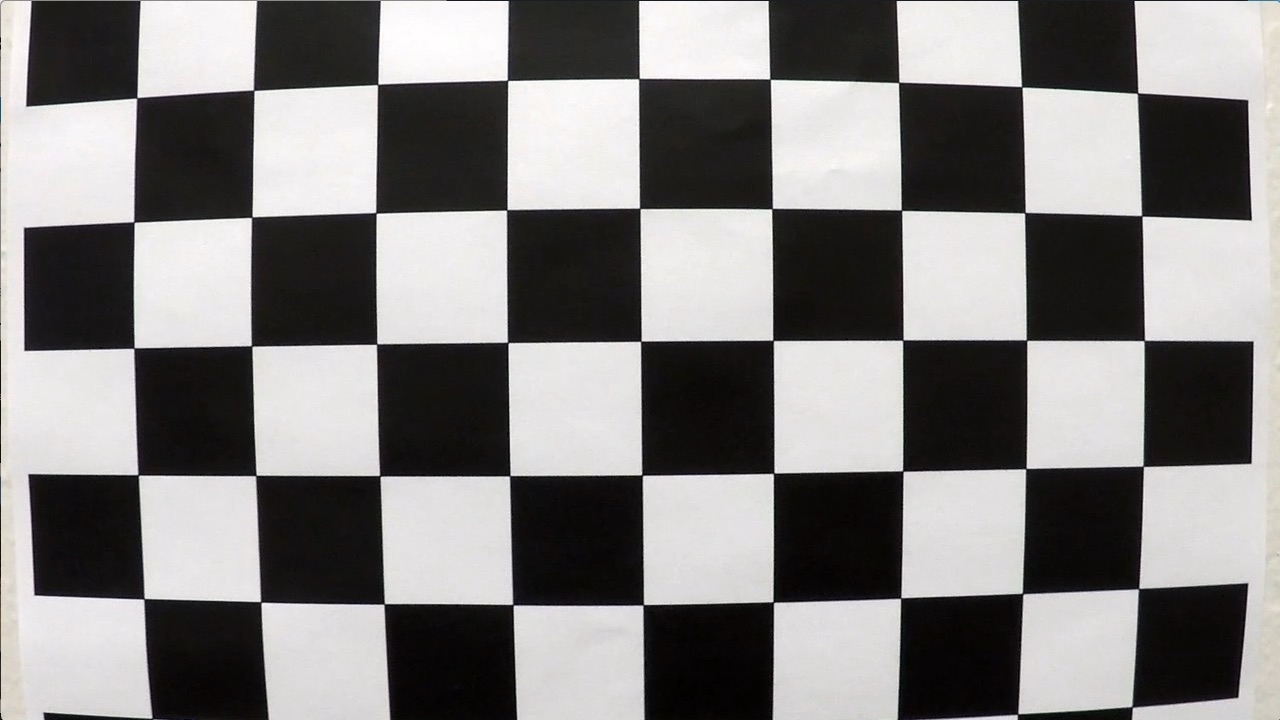
#> input picture camera_cal/calibration1.jpg, 1280 x 720 px
$ python main.py
#> lines starting #> are read from the running program, lines starting #| are printed output that depends on the picture; after the words box and inside, x2 and y2 are one past the last pixel; in counts of white or black regions, pixels touching at a corner belong together; long printed decimals are rounded
### src/methods.py
import cv2
import numpy as np
import glob

def CameraCalibration(chessRows, chessCols, chessFolderPath):
    # Define the chess board rows and columns
#> called with chessRows = 6, chessCols = 9, chessFolderPath = '../camera_cal/calibration*.jpg'
    rows = chessRows
    cols = chessCols

    # Set the termination criteria for the corner sub-pixel algorithm
    criteria = (cv2.TERM_CRITERIA_MAX_ITER + cv2.TERM_CRITERIA_EPS, 30, 0.001)

    # Prepare the object points: (0,0,0), (1,0,0), (2,0,0), ..., (6,5,0). They are the same for all images
    objectPoints = np.zeros((rows * cols, 3), np.float32)
    objectPoints[:, :2] = np.mgrid[0:rows, 0:cols].T.reshape(-1, 2)

    # Create the arrays to store the object points and the image points
    objectPointsArray = []
    imgPointsArray = []

    # Loop over the image files
    for path in glob.glob(chessFolderPath):
        # Load the image and convert it to gray scale
        img = cv2.imread(path)
#> img is the input picture: shape (720, 1280, 3); mean B, G, R 127.8, 128.4, 130.1
        gray = cv2.cvtColor(img, cv2.COLOR_BGR2GRAY)

        # Find the chess board corners
        ret, corners = cv2.findChessboardCorners(gray, (rows, cols), None)
#> ret = False; corners = None

        # Make sure the chess board pattern was found in the image
        if ret:
            # Refine the corner position
            corners = cv2.cornerSubPix(gray, corners, (11, 11), (-1, -1), criteria)

            # Add the object points and the image points to the arrays
            objectPointsArray.append(objectPoints)
            imgPointsArray.append(corners)

    # Calibrate the camera and save the results
    ret, mtx, dist, rvecs, tvecs = cv2.calibrateCamera(objectPointsArray, imgPointsArray, gray.shape[::-1], None, None)
#> ret = 0.526; mtx = [[1056.3, 0, 657], [0, 1070.1, 272.7], [0, 0, 1]]; dist = [[-0.364, 1.04, 0.0172, 0.00364, -1.8]]; rvecs = ([0.495, 0.194, -1.5], [-0.355, 0.322, -1.57]); tvecs = ([-2.31, 5.71, 20], [-16.95, 4.73, 29.81])

    # Find Camera Calibration error
    calibrationError = 0

    for i in range(len(objectPointsArray)):
        imgPoints, _ = cv2.projectPoints(objectPointsArray[i], rvecs[i], tvecs[i], mtx, dist)
        calibrationError += cv2.norm(imgPointsArray[i], imgPoints, cv2.NORM_L2) / len(imgPoints)
#> this loop made 2 passes
#> calibrationError on passes 1 to 2: 0.0596, 0.142
#> after the loop, calibrationError = 0.142

    calibrationError = calibrationError / len(objectPointsArray)
#> calibrationError = 0.0708

    return mtx, dist, calibrationError


def ImageUndistort(img, mtx, dist):
    # Load one of the test images
    h, w = img.shape[:2]
    # Obtain the new camera matrix and undistort the image
    newCameraMtx, roi = cv2.getOptimalNewCameraMatrix(mtx, dist, (w, h), 0, (w, h))
    undistortedImg = cv2.undistort(img, mtx, dist, None, newCameraMtx)
    return undistortedImg


# [12 lines left out: function RegionOfInterest, not called in this run]


def FilterByColor(inputImg):
    inputImgHSV = cv2.cvtColor(inputImg, cv2.COLOR_BGR2HSV)

    #filter by white color
    lower_white = np.array([0, 0, 200])
    upper_white = np.array([255, 255, 255])
    whiteMask = cv2.inRange(inputImgHSV, lower_white, upper_white)

    #filter by yellow color
    lower_yellow = np.array([10, 50, 100])
    upper_yellow = np.array([60, 255, 255])
    yellowMask = cv2.inRange(inputImg, lower_yellow, upper_yellow)

    mask = whiteMask + yellowMask
    output = cv2.bitwise_and(inputImg, inputImg, mask = mask)

    # cv2.imshow('output', output)
    # cv2.waitKey(0)

    return output, mask

def Warper(img, src, dst):
    # Compute and apply perpective transform
    imgSize = (img.shape[1], img.shape[0])
    M = cv2.getPerspectiveTransform(np.float32(src), np.float32(dst))
    warped = cv2.warpPerspective(img, M, imgSize, flags=cv2.INTER_NEAREST)  # keep same size as input image
    return warped


def GetCurve(img, leftx, rightx):
    ploty = np.linspace(0, img.shape[0]-1, img.shape[0])
    y_eval = np.max(ploty)
    ym_per_pix = 30.5/720 # meters per pixel in y dimension
    xm_per_pix = 3.7/720 # meters per pixel in x dimension

    # Fit new polynomials to x,y in world space
    left_fit_cr = np.polyfit(ploty*ym_per_pix, leftx*xm_per_pix, 2)
    right_fit_cr = np.polyfit(ploty*ym_per_pix, rightx*xm_per_pix, 2)
    # Calculate the new radii of curvature
    left_curverad = ((1 + (2*left_fit_cr[0]*y_eval*ym_per_pix + left_fit_cr[1])**2)**1.5) / np.absolute(2*left_fit_cr[0])
    right_curverad = ((1 + (2*right_fit_cr[0]*y_eval*ym_per_pix + right_fit_cr[1])**2)**1.5) / np.absolute(2*right_fit_cr[0])

    car_pos = img.shape[1]/2
    l_fit_x_int = left_fit_cr[0]*img.shape[0]**2 + left_fit_cr[1]*img.shape[0] + left_fit_cr[2]
    r_fit_x_int = right_fit_cr[0]*img.shape[0]**2 + right_fit_cr[1]*img.shape[0] + right_fit_cr[2]
    lane_center_position = (r_fit_x_int + l_fit_x_int) /2
    center = (car_pos - lane_center_position) * xm_per_pix / 10
    # Now our radius of curvature is in meters
    return (left_curverad, right_curverad, center)

def PeakHistogram(inputImg):
    # Histogram Peak Detection
    hist = np.sum(inputImg[inputImg.shape[0]//2:,:], axis=0)
    midpoint = int(hist.shape[0]/2)
    leftx_base = np.argmax(hist[:midpoint])
    rightx_base = np.argmax(hist[midpoint:]) + midpoint

    # Create a blank image to plot the histogram
    histogram_image = np.zeros((inputImg.shape[0], inputImg.shape[1], 3), dtype=np.uint8)
    # Normalize the histogram to fit in the image height
    hist_normalized = np.uint8(hist / hist.max() * histogram_image.shape[0])
    # Plot the histogram on the image
    for i, hist_val in enumerate(hist_normalized):
        cv2.line(histogram_image, (i, histogram_image.shape[0]), (i, histogram_image.shape[0] - hist_val), (255, 255, 255))
    return hist, leftx_base, rightx_base, histogram_image

### src/main.py
import cv2
import numpy as np
import glob
import matplotlib.pyplot as plt

import methods

cameraCalibrationPath = '../camera_cal/calibration*.jpg'
CalibrationTestOutputPath = '../calibrationTest/'
testVideoPath = '../test_videos/project_video01.mp4'
# testVideoPath = '../test_videos/challenge01.mp4'

chessRows = 6
chessCols = 9

#predefined ROIs
def findROI(imgShape):
    #special case for this one
    if testVideoPath == '../test_videos/project_video03.mp4':
        roiVertices = np.int32([ [2*imgShape[1]/5 + 10, 4*imgShape[0]/6 -1],
                [1*imgShape[1]/5 + 70 - 1, 6*imgShape[0]/7 - 1],
                [4*imgShape[1]/5 + 90 - 1, 6*imgShape[0]/7 - 1],
                [3*imgShape[1]/5 + 20 - 1, 4*imgShape[0]/6 - 1] ])
    else:
        roiVertices = np.int32([ [2*imgShape[1]/5 + 43 - 1, 4*imgShape[0]/6 -1],
                [1*imgShape[1]/5 + 50 - 1, 6*imgShape[0]/7 - 1],
                [4*imgShape[1]/5 + 50 - 1, 6*imgShape[0]/7 - 1],
                [3*imgShape[1]/5 + 43 - 1, 4*imgShape[0]/6 - 1] ])
    return roiVertices


def VideoPlayer(VideoPath):
    video = cv2.VideoCapture(VideoPath)
    while(video.isOpened()):
        ret, frame = video.read()
        if ret == True:
            frame, meanCurve, centerOffset = DetectLanes(frame)
            cv2.putText(frame, 'Lane Curvature: {:.0f} m'.format(meanCurve), (100, 100), cv2.FONT_HERSHEY_SIMPLEX, 0.5, (0, 0, 0), 2)
            cv2.putText(frame, 'Vehicle offset: {:.4f} m'.format(centerOffset), (100, 120), cv2.FONT_HERSHEY_SIMPLEX, 0.5, (0, 0, 0), 2)
            cv2.imshow('Frame', frame)

        # Press Q on keyboard to exit
            if cv2.waitKey(1) & 0xFF == ord('q'):
                break
        else:
            break

    video.release()
    cv2.destroyAllWindows()


leftx_base_prev = 0
rightx_base_prev= 0
def DetectLanes(inputImg):

    undistortedImg = methods.ImageUndistort(inputImg, mtx, dist)

    # ROI masking
    # print(undistortedImg.shape) #shape returns (width, height, channelNum)
    roiVertices = findROI(undistortedImg.shape)

    # Max shape needs to be decremented by 1 because of 0 start counting... gaah
    dstVertices = np.int32([ [0, 0],
                    [0, undistortedImg.shape[0] - 1],
                    [undistortedImg.shape[1] - 1, undistortedImg.shape[0] - 1],
                    [undistortedImg.shape[1] - 1, 0] ])


    # for val in roiVertices:
    #     cv2.circle(undistortedImg,(val[0],val[1]),5,(0,255,0),-1)

    # Perspective warping
    warped = methods.Warper(undistortedImg, roiVertices, dstVertices)


    # Binary mask extract from color filtering
    colorFilteredImg, colorMask = methods.FilterByColor(warped)


    # Histogram Peak Detection
    hist, leftx_base, rightx_base, histogram_image = methods.PeakHistogram(colorMask)

    # Filter single midpoint peak noise
    global leftx_base_prev
    global rightx_base_prev
    if(leftx_base == 0):
        leftx_base = leftx_base_prev
    if(rightx_base == 0):
        rightx_base = rightx_base_prev
    leftx_base_prev = leftx_base
    rightx_base_prev = rightx_base

    cv2.circle(warped,(leftx_base, 0),5,(0,255,0),-1)
    cv2.circle(warped,(rightx_base, 0),5,(0,255,0),-1)

    # Find image borders that define line zones
    farLeft_leftx_point = leftx_base
    farRight_leftx_point = leftx_base
    farLeft_rightx_point = rightx_base
    farRight_rightx_point = rightx_base

    while(hist[farLeft_leftx_point] != 0):
        farLeft_leftx_point -= 1
    while(hist[farRight_leftx_point] != 0):
        farRight_leftx_point += 1
    while(hist[farLeft_rightx_point] != 0):
        farLeft_rightx_point -= 1
    while(hist[farRight_rightx_point] != 0):
        farRight_rightx_point += 1

    # Spread the zones to be sure we get the entire lane
    farLeft_leftx_point -= 50
    farRight_leftx_point += 50
    farLeft_rightx_point -= 50
    farRight_rightx_point += 50

    # [11 lines of commented-out code are left out]
    nonzero = colorMask.nonzero()
    nonzerox = np.array(nonzero[1])
    nonzeroy = np.array(nonzero[0])

    leftLaneX = []
    leftLaneY = []
    rightLaneX = []
    rightLaneY = []

    # Find candidates for lane fitting
    good_left_inds = ((nonzerox >= farLeft_leftx_point) & (nonzerox < farRight_leftx_point)).nonzero()[0]
    good_right_inds = ((nonzerox >= farLeft_rightx_point) & (nonzerox < farRight_rightx_point)).nonzero()[0]
    for i in good_left_inds:
        leftLaneX.append(nonzerox[i])
        leftLaneY.append(nonzeroy[i])
    for i in good_right_inds:
        rightLaneX.append(nonzerox[i])
        rightLaneY.append(nonzeroy[i])

    # Find right and left polynom lane coeffs
    ploty = np.linspace(0, warped.shape[0]-1, warped.shape[0])
    if(len(leftLaneX) > 0 and len(leftLaneY) > 0):
        leftLineCoeffs = np.polyfit(leftLaneY, leftLaneX, 2)
    if(len(rightLaneX) > 0 and len(rightLaneY) > 0):
        rightLineCoeffs = np.polyfit(rightLaneY, rightLaneX, 2)

    # In case no lane is found, return default undistorted img
    if(len(rightLaneX) == 0 or len(rightLaneY) == 0 or len(leftLaneX) == 0 or len(leftLaneY) == 0):
        return undistortedImg, -1, -1

    # Calculate all lane pixes inside the image
    left_fitx   = leftLineCoeffs[0]*ploty**2 + leftLineCoeffs[1]*ploty + leftLineCoeffs[2]
    right_fitx  = rightLineCoeffs[0]*ploty**2 + rightLineCoeffs[1]*ploty + rightLineCoeffs[2]

    # Plot the detected lines
    leftLinePlot = []
    for i in range(len(ploty)):
        leftLinePlot.append([left_fitx[i], ploty[i]])

    pts_left = np.array([np.transpose(np.vstack([left_fitx, ploty]))])
    pts_right = np.array([np.transpose(np.vstack([right_fitx, ploty]))])

    left = np.array([np.transpose(np.vstack([left_fitx, ploty]))])
    right = np.array([np.flipud(np.transpose(np.vstack([right_fitx, ploty])))])
    points = np.hstack((left, right))

    cv2.fillPoly(warped, np.int_(points), (50,150,55))

    cv2.polylines(warped, np.int32([pts_left]), False, (0, 255, 0), 40)
    cv2.polylines(warped, np.int32([pts_right]), False, (0, 255, 0), 40)

    # Unwarp the result and merge it with the undistorted input image
    unwarped = methods.Warper(warped, dstVertices, roiVertices)
    undistortedImg = cv2.fillPoly(undistortedImg, [roiVertices], (0, 0, 0))
    outputImg = undistortedImg + unwarped

    curverad = methods.GetCurve(warped, left_fitx, right_fitx)
    meanCurve = np.mean([curverad[0], curverad[1]])
    centerOffset = curverad[2]
    return outputImg, meanCurve, centerOffset

if __name__ == '__main__':
    #1 Camera calibration
    mtx, dist, calibrationError = methods.CameraCalibration(chessRows, chessCols, cameraCalibrationPath)
#> mtx = [[1056.3, 0, 657], [0, 1070.1, 272.7], [0, 0, 1]]; dist = [[-0.364, 1.04, 0.0172, 0.00364, -1.8]]; calibrationError = 0.0708
    print("Total Calibration Error: ", calibrationError)
#| Total Calibration Error:  0.07076

    #1.1 Undistorted img test
    for path in glob.glob(cameraCalibrationPath):
        img = cv2.imread(path)
        gray = cv2.cvtColor(img, cv2.COLOR_BGR2GRAY)
        undistorted = methods.ImageUndistort(gray, mtx, dist)
#> in ImageUndistort, `newCameraMtx, roi = cv2.getOptimalNewCameraMatrix(mtx, dist, (w, h), 0..`: newCameraMtx = [[1056.3, 0, 657], [0, 1070.1, 272.7], [0, 0, 1]]; roi = (0, 0, 1279, 719)
#> in ImageUndistort, `undistortedImg = cv2.undistort(img, mtx, dist, None, newCameraMtx)`:
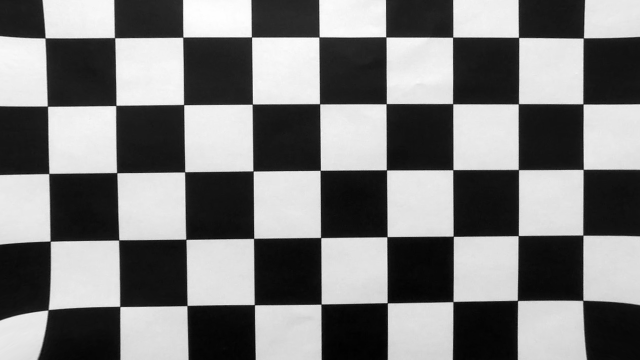
#> undistortedImg: shape (720, 1280) (shown at 1/2 size); min 0, max 254, mean 124.1
        concatedImgs = np.hstack((gray, undistorted))
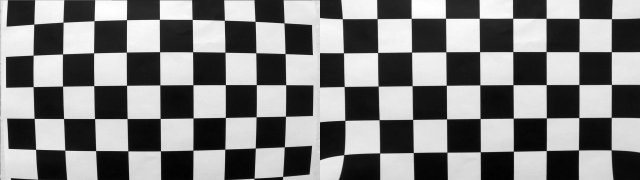
#> concatedImgs: shape (720, 2560) (shown at 1/4 size); min 0, max 255, mean 126.5

        calOutputFilePath = CalibrationTestOutputPath + path.split('/')[len(path.split('/')) - 1]
        cv2.imwrite(calOutputFilePath, concatedImgs)

    #start reading the test video and parse data
    VideoPlayer(testVideoPath)
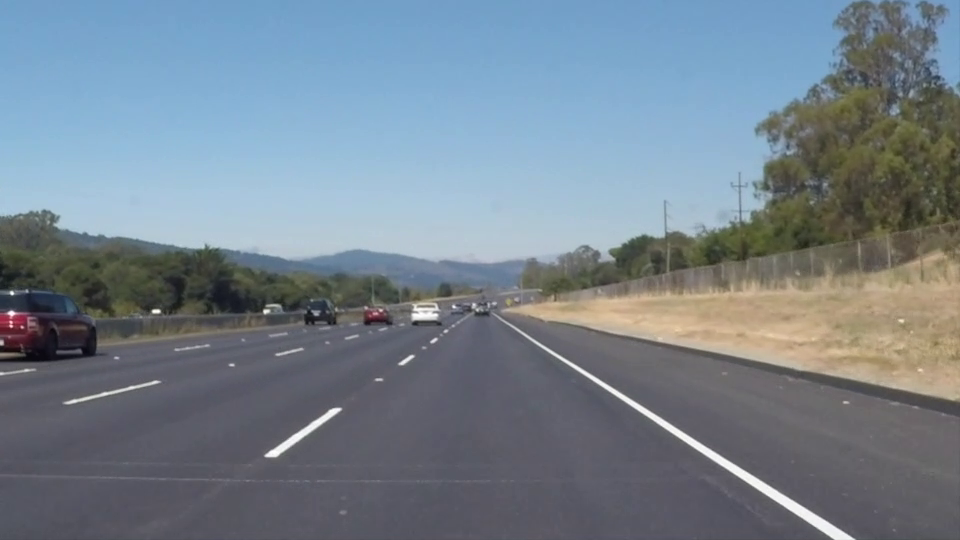
#> input picture frame 22 of test_videos/project_video01.mp4, 960 x 540 px
#> in VideoPlayer, frame is the input picture: shape (540, 960, 3); mean B, G, R 141.9, 130.7, 117.7
#> in ImageUndistort (call 4), `newCameraMtx, roi = cv2.getOptimalNewCameraMatrix(mtx, dist, (w, h), 0..`: newCameraMtx = [[1049.6, 0, 652.8], [0, 1070.1, 272.7], [0, 0, 1]]; roi = (0, 0, 959, 539)
#> in ImageUndistort (call 4), `undistortedImg = cv2.undistort(img, mtx, dist, None, newCameraMtx)`:
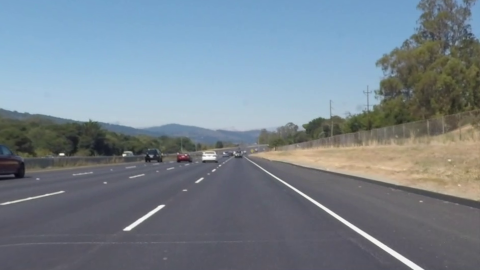
#> undistortedImg: shape (540, 960, 3) (shown at 1/2 size); mean B, G, R 142.1, 131.4, 118.8
#> in Warper, `warped = cv2.warpPerspective(img, M, imgSize, flags=cv2.INTER_NEAREST)`:
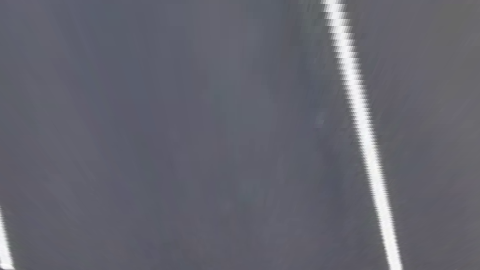
#> warped: shape (540, 960, 3) (shown at 1/2 size); mean B, G, R 110.7, 100.4, 99.9
#> in FilterByColor, `whiteMask = cv2.inRange(inputImgHSV, lower_white, upper_white)`:
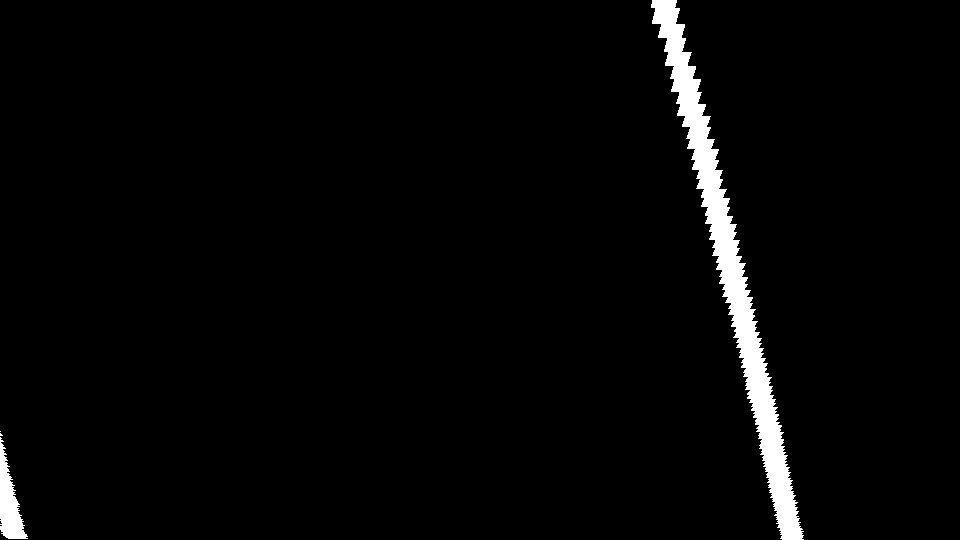
#> whiteMask: shape (540, 960); 2.7% white; 4 white regions (2 under 20 px), largest, box (x1, y1, x2, y2) and area: (651, 0, 804, 540) 12709, (0, 437, 28, 539) 1364
#> (the rest of the program and of its run is left out)
